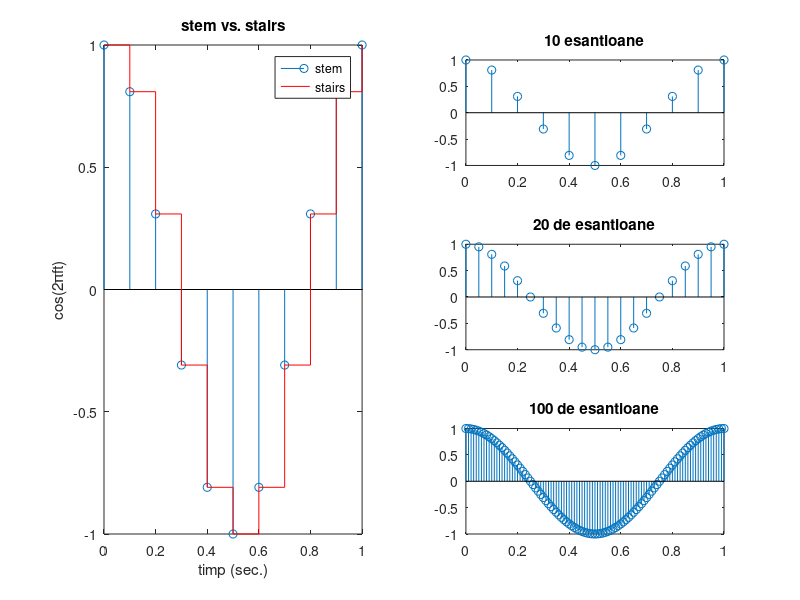

Write the MATLAB code that produced this figure.
%% figura 3
f=1; % frecventa semnalului
n=10; % numar de esantioane
Te1=1/f/n ; % perioada de esantionare
t=0:Te1:1; % timpul de simulare esantionat cu Te1 
x=cos(2*pi*f*t); % functia cosinus de frecventa f 
subplot(3,2,[1,3,5]); stem(t,x);hold;stairs(t,x,'r');hold;% comparatie stem vs stairs
legend('stem','stairs');
title('stem vs. stairs'); ylabel('cos(2\pift)');xlabel('timp (sec.)')
Te2=1/f/20;% 20 de esantioane
Te3=1/f/100;% 100 de esantioane
t2=0:Te2:1;t3=0:Te3:1;
x2=cos(2*pi*f*t2);% semnal cu 20 de esantioane pe o perioada 
x3=cos(2*pi*f*t3);% semnal cu 100 de esantioane pe o perioada
% se reprezinta grafic semnalele
subplot(3,2,2);stem(t,x);title('10 esantioane'); 
subplot(3,2,4);stem(t2,x2);title('20 de esantioane'); 
subplot(3,2,6);stem(t3,x3);title('100 de esantioane');